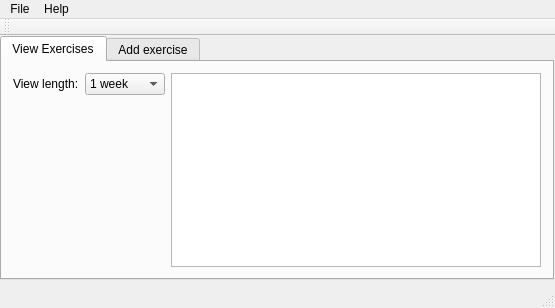
<?xml version="1.0" encoding="UTF-8"?>
<ui version="4.0">
 <class>FitnessCard</class>
 <widget class="QMainWindow" name="FitnessCard">
  <property name="geometry">
   <rect>
    <x>0</x>
    <y>0</y>
    <width>555</width>
    <height>308</height>
   </rect>
  </property>
  <property name="windowTitle">
   <string>FitnessCard</string>
  </property>
  <widget class="QWidget" name="centralWidget">
   <widget class="QTabWidget" name="exercisesTabWidget">
    <property name="geometry">
     <rect>
      <x>0</x>
      <y>0</y>
      <width>554</width>
      <height>244</height>
     </rect>
    </property>
    <property name="currentIndex">
     <number>0</number>
    </property>
    <widget class="QWidget" name="viewExercisesTab">
     <attribute name="title">
      <string>View Exercises</string>
     </attribute>
     <layout class="QHBoxLayout" name="horizontalLayout_2">
      <item>
       <layout class="QGridLayout" name="gridLayout_2">
        <item row="0" column="1">
         <widget class="QComboBox" name="viewSelect">
          <item>
           <property name="text">
            <string>1 week</string>
           </property>
          </item>
          <item>
           <property name="text">
            <string>2 weeks</string>
           </property>
          </item>
          <item>
           <property name="text">
            <string>1 month</string>
           </property>
          </item>
          <item>
           <property name="text">
            <string>2 months</string>
           </property>
          </item>
          <item>
           <property name="text">
            <string>3 months</string>
           </property>
          </item>
          <item>
           <property name="text">
            <string>6 months</string>
           </property>
          </item>
          <item>
           <property name="text">
            <string>1 year</string>
           </property>
          </item>
         </widget>
        </item>
        <item row="0" column="0">
         <widget class="QLabel" name="viewLabel">
          <property name="text">
           <string>View length:</string>
          </property>
         </widget>
        </item>
        <item row="1" column="0">
         <spacer name="verticalSpacer">
          <property name="orientation">
           <enum>Qt::Vertical</enum>
          </property>
          <property name="sizeHint" stdset="0">
           <size>
            <width>20</width>
            <height>40</height>
           </size>
          </property>
         </spacer>
        </item>
       </layout>
      </item>
      <item>
       <widget class="QTableView" name="exerciseTable"/>
      </item>
     </layout>
    </widget>
    <widget class="QWidget" name="addExerciseTab">
     <attribute name="title">
      <string>Add exercise</string>
     </attribute>
     <layout class="QHBoxLayout" name="horizontalLayout">
      <item>
       <layout class="QGridLayout" name="gridLayout">
        <item row="0" column="0">
         <widget class="QLabel" name="typeLabel">
          <property name="text">
           <string>Exercise type:</string>
          </property>
         </widget>
        </item>
        <item row="0" column="1">
         <widget class="QComboBox" name="typeSelect">
          <item>
           <property name="text">
            <string>Running</string>
           </property>
          </item>
          <item>
           <property name="text">
            <string>Skiing</string>
           </property>
          </item>
          <item>
           <property name="text">
            <string>Bicycling</string>
           </property>
          </item>
          <item>
           <property name="text">
            <string>Badminton</string>
           </property>
          </item>
          <item>
           <property name="text">
            <string>Tennis</string>
           </property>
          </item>
          <item>
           <property name="text">
            <string>Swimming</string>
           </property>
          </item>
          <item>
           <property name="text">
            <string>Walking</string>
           </property>
          </item>
         </widget>
        </item>
        <item row="1" column="0">
         <widget class="QLabel" name="lengthLabel">
          <property name="text">
           <string>Length:</string>
          </property>
         </widget>
        </item>
        <item row="1" column="1">
         <widget class="QLineEdit" name="lengthLine"/>
        </item>
        <item row="2" column="0">
         <widget class="QLabel" name="intensityLabel">
          <property name="text">
           <string>Intensity:</string>
          </property>
         </widget>
        </item>
        <item row="2" column="1">
         <widget class="QComboBox" name="intensitySelect">
          <item>
           <property name="text">
            <string>High</string>
           </property>
          </item>
          <item>
           <property name="text">
            <string>Medium</string>
           </property>
          </item>
          <item>
           <property name="text">
            <string>Low</string>
           </property>
          </item>
         </widget>
        </item>
        <item row="3" column="0">
         <widget class="QPushButton" name="addButton">
          <property name="text">
           <string>Add</string>
          </property>
         </widget>
        </item>
       </layout>
      </item>
      <item>
       <widget class="QCalendarWidget" name="calendarWidget"/>
      </item>
     </layout>
    </widget>
   </widget>
  </widget>
  <widget class="QMenuBar" name="menuBar">
   <property name="geometry">
    <rect>
     <x>0</x>
     <y>0</y>
     <width>555</width>
     <height>25</height>
    </rect>
   </property>
   <widget class="QMenu" name="menuFile">
    <property name="title">
     <string>File</string>
    </property>
    <addaction name="actionNew"/>
    <addaction name="actionSave"/>
    <addaction name="actionLoad"/>
    <addaction name="actionQuit"/>
   </widget>
   <widget class="QMenu" name="menuHelp">
    <property name="title">
     <string>Help</string>
    </property>
    <addaction name="actionAbout"/>
   </widget>
   <addaction name="menuFile"/>
   <addaction name="menuHelp"/>
  </widget>
  <widget class="QToolBar" name="mainToolBar">
   <attribute name="toolBarArea">
    <enum>TopToolBarArea</enum>
   </attribute>
   <attribute name="toolBarBreak">
    <bool>false</bool>
   </attribute>
  </widget>
  <widget class="QStatusBar" name="statusBar"/>
  <action name="actionNew">
   <property name="text">
    <string>New</string>
   </property>
  </action>
  <action name="actionSave">
   <property name="text">
    <string>Save</string>
   </property>
  </action>
  <action name="actionLoad">
   <property name="text">
    <string>Load</string>
   </property>
  </action>
  <action name="actionQuit">
   <property name="text">
    <string>Quit</string>
   </property>
  </action>
  <action name="actionAbout">
   <property name="text">
    <string>About</string>
   </property>
  </action>
 </widget>
 <layoutdefault spacing="6" margin="11"/>
 <resources/>
 <connections/>
</ui>
